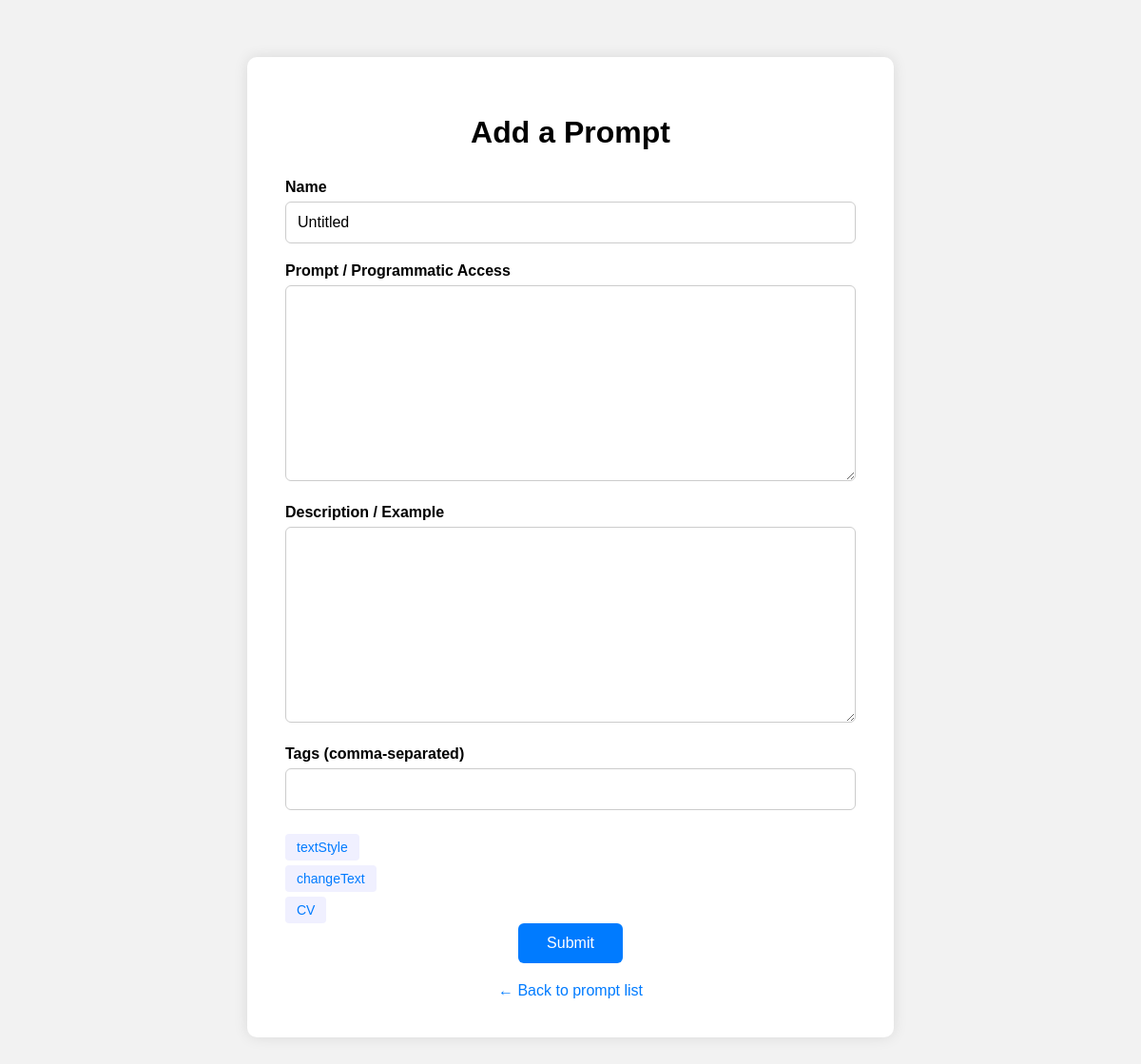
Screenshot of /add/ with the database file from the repository.
### prompts/models.py (models this page shows, shortened)
class Tag(models.Model):
    name = models.CharField(max_length=50, unique=True)

### prompts/views.py (the view)
# urls.py: path("add/", views.add_prompt, name="add_prompt"),
def add_prompt(request):
    if request.method == "POST":
        form = PromptForm(request.POST)
        if form.is_valid():
            prompt = form.save(commit=False)
            prompt.save()
            tags_str = form.cleaned_data.get("tags_input", "")
            if tags_str:
                tag_names = [
                    name.strip() for name in tags_str.split(",") if name.strip()
                ]
                for name in tag_names:
                    tag, created = Tag.objects.get_or_create(name=name)
                    prompt.tags.add(tag)
            return redirect("list_prompts")
    else:
        form = PromptForm()
    return render(
        request,
        "prompts/add_prompt.html",
        {
            "form": form,
            "all_tags": Tag.objects.all(),
        },
    )

### prompts/forms.py
class PromptForm(forms.ModelForm):
    tags_input = forms.CharField(
        required=False, help_text="Comma-separated tags", max_length=100
    )
    class Meta:
        model = Prompt
        fields = ["name", "text", "description", "tags"]
        widgets = {
            "name": forms.TextInput(attrs={"style": "height: 50%;"}),
        }

### prompts/templates/prompts/add_prompt.html (shortened to what this page needs)
<!DOCTYPE html>
<html>
    <head>
    </head>
    <body>
        <div class="form-container">
            <h1>Add a Prompt</h1>
            <form method="post">
                <label for="{{ form.name.id_for_label }}">Name</label>
                {{ form.name }}
                <label for="{{ form.text.id_for_label }}">Prompt / Programmatic Access </label>
                {{ form.text }}
                <label for="{{ form.description.id_for_label }}">Description / Example </label>
                {{ form.description }}
                <label for="{{ form.tags_input.id_for_label }}">Tags (comma-separated)</label>
                {{ form.tags_input }}
                <div class="tag-list">
                    {% for tag in all_tags %}
                    <button type="button" class="tag-btn" onclick="addTag('{{ tag.name }}')">{{ tag.name }}</button>
                    {% endfor %}
                </div>
                <button type="submit">Submit</button>
            </form>
            <div class="back-link">
                <a href="{% url 'list_prompts' %}">← Back to prompt list</a>
            </div>
        </div>
    </body>
</html>

### prompts/templates/prompts/add_prompt.html (style rules this page uses)
body { font-family: Arial, sans-serif; background: #f2f2f2; }
.form-container { max-width: 600px; margin: 60px auto; padding: 40px; background: #fff; border-radius: 10px; box-shadow: 0 0 15px rgba(0,0,0,0.1); }
h1 { text-align: center; margin-bottom: 30px; }
label { display: block; margin-bottom: 6px; font-weight: bold; }
input[type="text"], textarea { width: 100%; padding: 12px; margin-bottom: 20px; border: 1px solid #ccc; border-radius: 6px; font-size: 16px; box-sizing: border-box; }
textarea { resize: vertical; min-height: 120px; }
button { display: block; margin: 0 auto; padding: 12px 30px; font-size: 16px; background-color: #007bff; color: white; border: none; border-radius: 6px; cursor: pointer; }
.back-link { text-align: center; margin-top: 20px; }
.back-link a { text-decoration: none; color: #007bff; }
.tag-btn { margin: 5px 5px 0 0; padding: 6px 12px; border: none; border-radius: 4px; color: #007bff; background-color: #f0f0ff; cursor: pointer; font-size: 14px; }

### rows the page displays
Tag: name "textStyle"
Tag: name "changeText"
Tag: name "CV"
